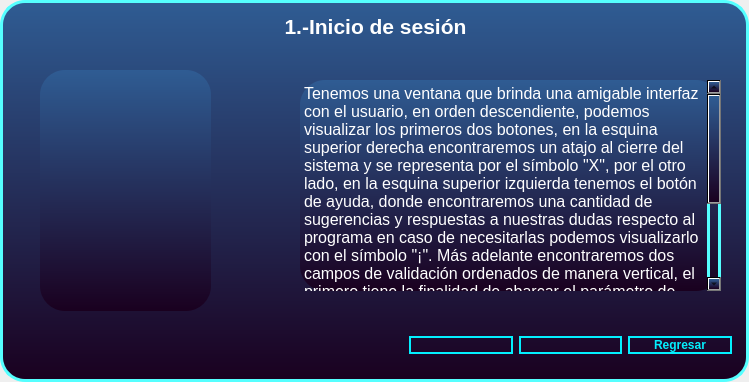
<?xml version="1.0" encoding="UTF-8"?>
<ui version="4.0">
 <class>Form</class>
 <widget class="QWidget" name="Form">
  <property name="geometry">
   <rect>
    <x>0</x>
    <y>0</y>
    <width>749</width>
    <height>382</height>
   </rect>
  </property>
  <property name="minimumSize">
   <size>
    <width>749</width>
    <height>382</height>
   </size>
  </property>
  <property name="maximumSize">
   <size>
    <width>749</width>
    <height>382</height>
   </size>
  </property>
  <property name="windowTitle">
   <string>Form</string>
  </property>
  <layout class="QHBoxLayout" name="horizontalLayout">
   <property name="spacing">
    <number>0</number>
   </property>
   <property name="leftMargin">
    <number>0</number>
   </property>
   <property name="topMargin">
    <number>0</number>
   </property>
   <property name="rightMargin">
    <number>0</number>
   </property>
   <property name="bottomMargin">
    <number>0</number>
   </property>
   <item>
    <widget class="QFrame" name="frame">
     <property name="minimumSize">
      <size>
       <width>749</width>
       <height>382</height>
      </size>
     </property>
     <property name="maximumSize">
      <size>
       <width>749</width>
       <height>382</height>
      </size>
     </property>
     <property name="styleSheet">
      <string notr="true">background-color: qlineargradient(spread:pad, x1:0, y1:0, x2:0, y2:1, stop:0 rgba(47, 92, 147, 255), stop:1 rgba(26, 0, 31, 255));
border-style: solid;
border-width: 3px;
border-color: rgb(85, 255, 255);
border-radius: 25;</string>
     </property>
     <property name="frameShape">
      <enum>QFrame::StyledPanel</enum>
     </property>
     <property name="frameShadow">
      <enum>QFrame::Raised</enum>
     </property>
     <widget class="QLabel" name="label">
      <property name="geometry">
       <rect>
        <x>40</x>
        <y>70</y>
        <width>171</width>
        <height>241</height>
       </rect>
      </property>
      <property name="styleSheet">
       <string notr="true">border: none;</string>
      </property>
      <property name="text">
       <string/>
      </property>
      <property name="pixmap">
       <pixmap>../icons/inicio_sesion.png</pixmap>
      </property>
      <property name="scaledContents">
       <bool>true</bool>
      </property>
     </widget>
     <widget class="QTextBrowser" name="textBrowser">
      <property name="geometry">
       <rect>
        <x>0</x>
        <y>10</y>
        <width>751</width>
        <height>41</height>
       </rect>
      </property>
      <property name="styleSheet">
       <string notr="true">background-color: rgb(0,0,0,0);
border: none;</string>
      </property>
      <property name="html">
       <string>&lt;!DOCTYPE HTML PUBLIC &quot;-//W3C//DTD HTML 4.0//EN&quot; &quot;http://www.w3.org/TR/REC-html40/strict.dtd&quot;&gt;
&lt;html&gt;&lt;head&gt;&lt;meta name=&quot;qrichtext&quot; content=&quot;1&quot; /&gt;&lt;style type=&quot;text/css&quot;&gt;
p, li { white-space: pre-wrap; }
&lt;/style&gt;&lt;/head&gt;&lt;body style=&quot; font-family:'MS Shell Dlg 2'; font-size:8.25pt; font-weight:400; font-style:normal;&quot;&gt;
&lt;p align=&quot;center&quot; style=&quot; margin-top:0px; margin-bottom:0px; margin-left:0px; margin-right:0px; -qt-block-indent:0; text-indent:0px;&quot;&gt;&lt;span style=&quot; font-size:16pt; font-weight:600; color:#ffffff;&quot;&gt;1.-Inicio de sesión&lt;/span&gt;&lt;/p&gt;&lt;/body&gt;&lt;/html&gt;</string>
      </property>
     </widget>
     <widget class="QTextBrowser" name="textBrowser_2">
      <property name="geometry">
       <rect>
        <x>300</x>
        <y>80</y>
        <width>421</width>
        <height>211</height>
       </rect>
      </property>
      <property name="font">
       <font>
        <pointsize>10</pointsize>
       </font>
      </property>
      <property name="styleSheet">
       <string notr="true">color: white;
border: none;</string>
      </property>
      <property name="html">
       <string>&lt;!DOCTYPE HTML PUBLIC &quot;-//W3C//DTD HTML 4.0//EN&quot; &quot;http://www.w3.org/TR/REC-html40/strict.dtd&quot;&gt;
&lt;html&gt;&lt;head&gt;&lt;meta name=&quot;qrichtext&quot; content=&quot;1&quot; /&gt;&lt;style type=&quot;text/css&quot;&gt;
p, li { white-space: pre-wrap; }
&lt;/style&gt;&lt;/head&gt;&lt;body style=&quot; font-family:'MS Shell Dlg 2'; font-size:10pt; font-weight:400; font-style:normal;&quot;&gt;
&lt;p style=&quot; margin-top:0px; margin-bottom:0px; margin-left:0px; margin-right:0px; -qt-block-indent:0; text-indent:0px;&quot;&gt;&lt;span style=&quot; font-size:12pt;&quot;&gt;Tenemos una ventana que brinda una amigable interfaz con el usuario, en orden descendiente, podemos visualizar los primeros dos botones, en la esquina superior derecha encontraremos un atajo al cierre del sistema y se representa por el símbolo &amp;quot;X&amp;quot;, por el otro lado, en la esquina superior izquierda tenemos el botón de ayuda, donde encontraremos una cantidad de sugerencias y respuestas a nuestras dudas respecto al programa en caso de necesitarlas podemos visualizarlo con el símbolo &amp;quot;¡&amp;quot;. Más adelante encontraremos dos campos de validación ordenados de manera vertical, el primero tiene la finalidad de abarcar el parámetro de usuario y el segundo el de contraseña, finalmente, los datos que llenan los campos de texto son sometidos a una validación para poder acceder a las demás funciones del sistema en caso de que estos sean llenados de manera correcta,y esta se logra con el botón denominado &amp;quot;Iniciar sesión&amp;quot;, localizado al final de la ventana.&lt;/span&gt;&lt;/p&gt;&lt;/body&gt;&lt;/html&gt;</string>
      </property>
     </widget>
     <widget class="QFrame" name="frame_2">
      <property name="geometry">
       <rect>
        <x>400</x>
        <y>320</y>
        <width>341</width>
        <height>51</height>
       </rect>
      </property>
      <property name="styleSheet">
       <string notr="true">QPushButton{
border-color: rgba(3, 239, 254, 1);
border-style: solid;
border-radius: 10;
border-width: 2px;
background-color: rgba(170, 169, 162, 0);
font:75 9pt &quot;Myanmar Text&quot;;
font: bold;
color: rgb(3,239,254);
}

QPushButton:hover{
background-color:rgba(3, 239, 254, 0.4);
font:75 10pt &quot;Myanmar Text&quot;;
font: bold;
color: rgb(3,239,254);
}
QFrame{
background-color: rgba(170, 169, 162, 0);
border: none;
}</string>
      </property>
      <property name="frameShape">
       <enum>QFrame::StyledPanel</enum>
      </property>
      <property name="frameShadow">
       <enum>QFrame::Raised</enum>
      </property>
      <layout class="QHBoxLayout" name="horizontalLayout_2">
       <item>
        <widget class="QPushButton" name="btn_anterior">
         <property name="text">
          <string/>
         </property>
         <property name="icon">
          <iconset>
           <normaloff>../icons/anterior.png</normaloff>../icons/anterior.png</iconset>
         </property>
         <property name="iconSize">
          <size>
           <width>20</width>
           <height>20</height>
          </size>
         </property>
        </widget>
       </item>
       <item>
        <widget class="QPushButton" name="btn_siguiente">
         <property name="text">
          <string/>
         </property>
         <property name="icon">
          <iconset>
           <normaloff>../icons/siguiente.png</normaloff>../icons/siguiente.png</iconset>
         </property>
         <property name="iconSize">
          <size>
           <width>20</width>
           <height>20</height>
          </size>
         </property>
        </widget>
       </item>
       <item>
        <widget class="QPushButton" name="btn_salirManual">
         <property name="text">
          <string>Regresar</string>
         </property>
         <property name="icon">
          <iconset>
           <normaloff>../icons/regresar.png</normaloff>../icons/regresar.png</iconset>
         </property>
        </widget>
       </item>
      </layout>
     </widget>
    </widget>
   </item>
  </layout>
 </widget>
 <resources/>
 <connections/>
</ui>
